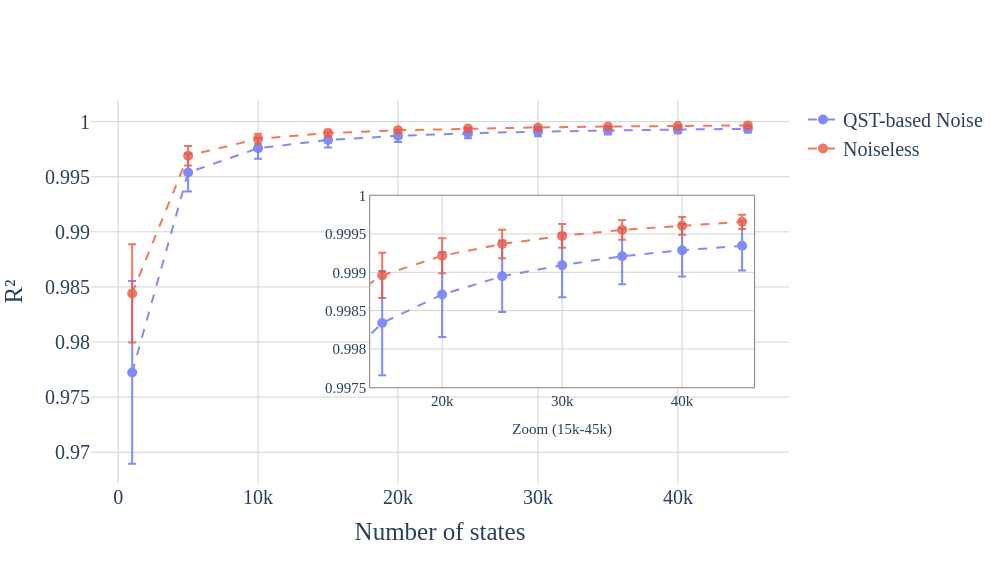

The code cell stored with this chart in its notebook:
### Code cell
plotter_inset()

### Figure 1 — Plotly figure (JSON) as saved in the notebook; plotly's stock layout.template omitted (floating-point values rounded to 4 significant figures)
{"data": [{"error_y": {"array": [0.008298, 0.001719, 0.0009429, 0.0006803, 0.0005543, 0.0004665, 0.0004177, 0.0003655, 0.0003443, 0.000321], "type": "data", "visible": true}, "line": {"color": "#636EFA", "dash": "dash", "width": 2}, "marker": {"color": "#636EFA", "size": 10}, "mode": "lines+markers", "name": "QST-based Noise", "opacity": 0.8, "type": "scatter", "x": [1000.0, 5000.0, 10000.0, 15000.0, 20000.0, 25000.0, 30000.0, 35000.0, 40000.0, 45000.0], "y": [0.9772, 0.9954, 0.9976, 0.9983, 0.9987, 0.9989, 0.9991, 0.9992, 0.9993, 0.9993]}, {"error_y": {"array": [0.004462, 0.0008813, 0.0004565, 0.0002958, 0.0002276, 0.0001864, 0.0001539, 0.0001299, 0.0001168, 9.279e-05], "type": "data", "visible": true}, "line": {"color": "#EF553B", "dash": "dash", "width": 2}, "marker": {"color": "#EF553B", "size": 10}, "mode": "lines+markers", "name": "Noiseless", "opacity": 0.8, "type": "scatter", "x": [1000.0, 5000.0, 10000.0, 15000.0, 20000.0, 25000.0, 30000.0, 35000.0, 40000.0, 45000.0], "y": [0.9844, 0.9969, 0.9984, 0.999, 0.9992, 0.9994, 0.9995, 0.9996, 0.9996, 0.9997]}, {"error_y": {"array": [0.008298, 0.001719, 0.0009429, 0.0006803, 0.0005543, 0.0004665, 0.0004177, 0.0003655, 0.0003443, 0.000321], "type": "data", "visible": true}, "line": {"color": "#636EFA", "dash": "dash", "width": 2}, "marker": {"color": "#636EFA", "size": 10}, "mode": "lines+markers", "opacity": 0.8, "showlegend": false, "type": "scatter", "x": [1000.0, 5000.0, 10000.0, 15000.0, 20000.0, 25000.0, 30000.0, 35000.0, 40000.0, 45000.0], "xaxis": "x2", "y": [0.9772, 0.9954, 0.9976, 0.9983, 0.9987, 0.9989, 0.9991, 0.9992, 0.9993, 0.9993], "yaxis": "y2"}, {"error_y": {"array": [0.004462, 0.0008813, 0.0004565, 0.0002958, 0.0002276, 0.0001864, 0.0001539, 0.0001299, 0.0001168, 9.279e-05], "type": "data", "visible": true}, "line": {"color": "#EF553B", "dash": "dash", "width": 2}, "marker": {"color": "#EF553B", "size": 10}, "mode": "lines+markers", "opacity": 0.8, "showlegend": false, "type": "scatter", "x": [1000.0, 5000.0, 10000.0, 15000.0, 20000.0, 25000.0, 30000.0, 35000.0, 40000.0, 45000.0], "xaxis": "x2", "y": [0.9844, 0.9969, 0.9984, 0.999, 0.9992, 0.9994, 0.9995, 0.9996, 0.9996, 0.9997], "yaxis": "y2"}], "layout": {"height": 563, "legend": {"font": {"family": "Times New Roman", "size": 20}}, "paper_bgcolor": "white", "plot_bgcolor": "white", "width": 1000, "xaxis": {"gridcolor": "lightgray", "gridwidth": 1, "showgrid": true, "tickfont": {"family": "Times New Roman", "size": 20}, "title": {"font": {"family": "Times New Roman", "size": 25}, "text": "Number of states"}, "zeroline": false}, "xaxis2": {"anchor": "y2", "domain": [0.4, 0.95], "gridcolor": "lightgray", "linecolor": "gray", "linewidth": 1, "mirror": true, "range": [14000, 46000], "showgrid": true, "showline": true, "tickfont": {"family": "Times New Roman", "size": 15}, "title": {"font": {"family": "Times New Roman", "size": 15}, "text": "Zoom (15k-45k)"}}, "yaxis": {"gridcolor": "lightgray", "gridwidth": 1, "showgrid": true, "tickfont": {"family": "Times New Roman", "size": 20}, "title": {"font": {"family": "Times New Roman", "size": 25}, "text": "R²"}, "type": "linear", "zeroline": false}, "yaxis2": {"anchor": "x2", "domain": [0.25, 0.75], "gridcolor": "lightgray", "linecolor": "gray", "linewidth": 1, "mirror": true, "range": [-0.001087, 0], "showgrid": true, "showline": true, "tickfont": {"family": "Times New Roman", "size": 15}, "type": "log"}}}
